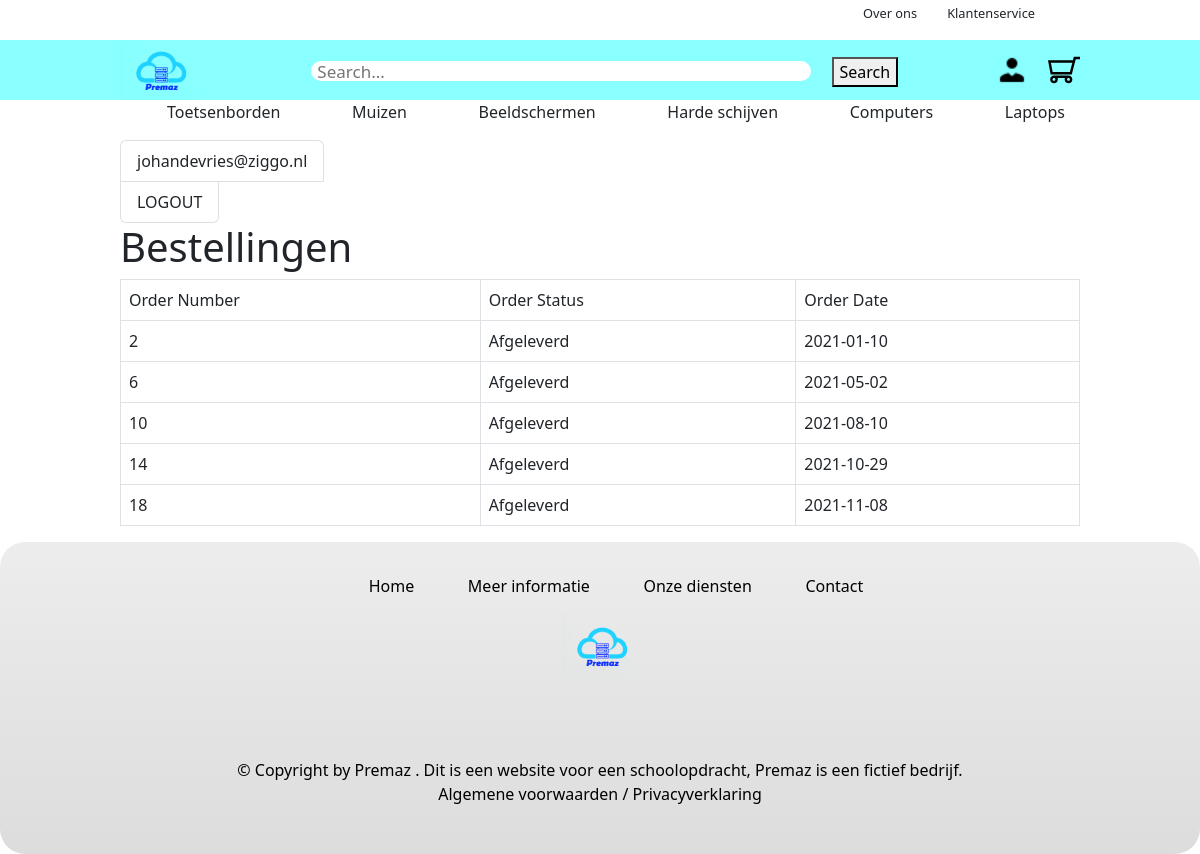
The page /webshop/view/customerOrder.php (signed in) on the database its author committed.
### tables this page shows
CREATE TABLE `Orders` (
    `OrderNumber` INT NOT NULL AUTO_INCREMENT,
    `SA_ShippingAddressID` INT NOT NULL,
    `CM_CustomerNumber` VARCHAR(8) NOT NULL,
    `SC_ShoppingCartID` INT NOT NULL,
    `OrderStatus` VARCHAR(20) NOT NULL,
    `OrderDate` DATE NOT NULL,
    `TotalPrice` FLOAT NOT NULL,
    CONSTRAINT `OrdersPK`
        PRIMARY KEY (`OrderNumber`)
);

### webshop/controller/customerController.php (called while the page is built, shortened)
<?php
require_once dirname(__FILE__) . "/../data/customerData.php";
class customerController implements ICrudController
{
    private $data;
    public function __construct()
    {
        $this->data = new customerData();
    }
    public function readByEmail($email)
    {
        return $this->data->getByEmail($email);
    }
}

### webshop/data/database.php (called while the page is built, shortened)
<?php
class database
{
    public function connect()
    {
        $this->servername = $_ENV["servername"];
        $this->username = $_ENV["username"];
        $this->password = $_ENV["password"];
        $this->dbname = $_ENV["dbname"];
        try {
            $conn = new PDO("mysql:host=$this->servername;dbname=$this->dbname", $this->username, $this->password);
            $conn->setAttribute(PDO::ATTR_ERRMODE, PDO::ERRMODE_EXCEPTION);
        } catch (PDOException $e) {
            echo "Connection failed: " . $e->getMessage();
        }
        return $conn;
    }
}

### webshop/data/customerData.php (called while the page is built, shortened)
<?php
require_once 'database.php';
require_once dirname(__FILE__) . '/../model/customerModel.php';
require_once 'accountData.php';
class customerData implements ICrudData
{
    private $db;
    private $accountData;
    public function __construct()
    {
        $this->db = new database();
        $this->accountData = new accountData();
    }
    public function getById($id)
    {
        $sql = "SELECT * FROM Customers WHERE CustomerNumber = :CustomerNumber;";
        $stmt = $this->db->connect()->prepare($sql);
        $stmt->execute(['CustomerNumber' => $id]);
        $customerArray = $stmt->fetchAll(PDO::FETCH_ASSOC);
        return $this->arrayToModelArray($customerArray);
    }
    public function getByEmail($email)
    {
        $sql = "SELECT * FROM Customers WHERE AC_Email = :Email;";
        $stmt = $this->db->connect()->prepare($sql);
        $stmt->execute(['Email' => $email]);
        $customerArray = $stmt->fetchAll(PDO::FETCH_ASSOC);
        return $this->arrayToModelArray($customerArray);
    }
    public function arrayToModelArray($object)
    {
        $customerArray = [];
        foreach ($object as $customer) {
            $customerArray[] = new customerModel(
                $customer['CustomerNumber'],
                $this->accountData->getById($customer['AC_Email'])[0],
                $customer['FirstName'],
                $customer['LastName'],
                $customer['PhoneNumber']
            );
        }
        return $customerArray;
    }
}

### webshop/data/accountData.php (called while the page is built, shortened)
<?php
require_once 'database.php';
class accountData implements ICrudData
{
    private $db;
    public function __construct()
    {
        $this->db = new database();
    }
    public function getById($id)
    {
        $sql = "SELECT * FROM Accounts WHERE Email = :Email";
        $stmt = $this->db->connect()->prepare($sql);
        $stmt->execute(['Email' => $id]);
        $account = $stmt->fetchAll(PDO::FETCH_ASSOC);
        return $this->arrayToModelArray($account);
    }
    public function arrayToModelArray($object)
    {
        $accountArray = [];
        foreach ($object as $account) {
            $accountArray[] = new accountModel($account['Email'], $account['Password'], $account['Role']);
        }
        return $accountArray;
    }
}

### webshop/model/customerModel.php (called while the page is built, shortened)
<?php
class customerModel
{
    private $customerNumber;
    public function __construct($customerNumber, accountModel $account, $firstName, $lastName, $phoneNumber)
    {
        $this->customerNumber = $customerNumber;
    }
    public function getCustomerNumber()
    {
        return $this->customerNumber;
    }
}

### webshop/controller/orderController.php (called while the page is built, shortened)
<?php
require_once dirname(__FILE__) . "/../data/orderData.php";
class orderController implements ICrudController
{
    private $data;
    public function __construct()
    {
        $this->data = new orderData();
    }
    public function readByCustomerNumber($customerNumber)
    {
        return $this->data->getAllByCustomerNumber($customerNumber);
    }
}

### webshop/data/orderData.php (called while the page is built, shortened)
<?php
require_once "database.php";
require_once "customerData.php";
class orderData implements ICrudData
{
    private $db;
    private $customer;
    public function __construct()
    {
        $this->db = new database();
        $this->customer = new customerData();
    }
    public function getAllByCustomerNumber($customerNumber)
    {
        $sql = "SELECT * FROM Orders where CM_CustomerNumber = :customernumber;";
        $stmt = $this->db->connect()->prepare($sql);
        $stmt->execute(['customernumber' => $customerNumber]);
        $orderArray = $stmt->fetchAll(PDO::FETCH_ASSOC);
        return $this->arrayToModelArrayOverview($orderArray);
    }
    public function arrayToModelArrayOverview($object)
    {
        $orderArray = [];
        foreach ($object as $order) {
            $orderArray[] = new orderOverviewModel(
                $order['OrderNumber'],
                $this->customer->getById($order['CM_CustomerNumber'])[0],
                $order['OrderStatus'],
                $order['OrderDate'],
            );
        }
        return $orderArray;
    }
}

### webshop/view/customerOrder.php (the view, shortened to what this page needs)
<!DOCTYPE html>
<html lang="en">
<head>
    <link rel="stylesheet" href="css/bootstrap.css">
    <link rel="stylesheet" href="css/webshop-2.css" />
    <link rel="stylesheet" href="css/footer.css" />
</head>
<body>
    <?php
    include_once "header.php";
    echo '<div class="margin-left margin-right">';
    if (isset($_SESSION["email"])) {
        $email = $_SESSION["email"];
        echo "<div class='list-group align-items-start'>";
        echo "<a href='account.php' class='list-group-item'>$email</a>";
        echo "<a href='../includes/logout.inc.php' class='list-group-item'>LOGOUT</a>";
        echo "</div>";
    } else {
        echo "<li><a href='signup.php'>SIGN UP</a></li>";
        echo "<li><a href='login.php'>Login</a></li>";
    }
    require_once "../controller/orderController.php";
    require_once "../controller/customerController.php";
    $controller = new orderController;
    $customerController = new customerController;
    $customer = $customerController->readByEmail($_SESSION["email"]);
    $customerNumber = $customer[0]->getCustomerNumber();
    $orders = $controller->readByCustomerNumber($customerNumber);
    ?>
    <h1>Bestellingen</h1>
    <?php
    if (empty($orders)) {
        echo "Geen bestellingen beschikbaar";
    } else { ?>
        <table class="table table-hover table-bordered">
            <thead>
                <tr>
                    <td>Order Number</td>
                    <td>Order Status</td>
                    <td>Order Date</td>
                </tr>
            </thead>
            <tbody>
            <?php
            foreach ($orders as $order) {
                $orderNumber = $order->getOrderNumber();
                $orderStatus = $order->getOrderStatus();
                $orderDate = $order->getOrderDate();
                echo "<tr>";
                echo "<td>$orderNumber</td>";
                echo "<td>$orderStatus</td>";
                echo "<td>$orderDate</td>";
                echo "</tr>";
            }
        }
            ?>
            </tbody>
        </table>
        <?php
        echo '</div>';
        include_once "footer.php";
        ?>
</body>
</html>

### webshop/view/css/webshop-2.css (style rules this page uses)
:root { background-image: linear-gradient(#96a3a542, #76b5c442); font-family: "Poppins", sans-serif; --margin-left: 10%; --margin-right: 10%; }
.margin-left { margin-left: var(--margin-left); }
.margin-right { margin-right: var(--margin-right); }

### rows shown on the page
orders: OrderNumber "2", OrderStatus "Afgeleverd", OrderDate "2021-01-10"
orders: OrderNumber "6", OrderStatus "Afgeleverd", OrderDate "2021-05-02"
orders: OrderNumber "10", OrderStatus "Afgeleverd", OrderDate "2021-08-10"
orders: OrderNumber "14", OrderStatus "Afgeleverd", OrderDate "2021-10-29"
orders: OrderNumber "18", OrderStatus "Afgeleverd", OrderDate "2021-11-08"

### other values the page prints
$email "johandevries@ziggo.nl"
